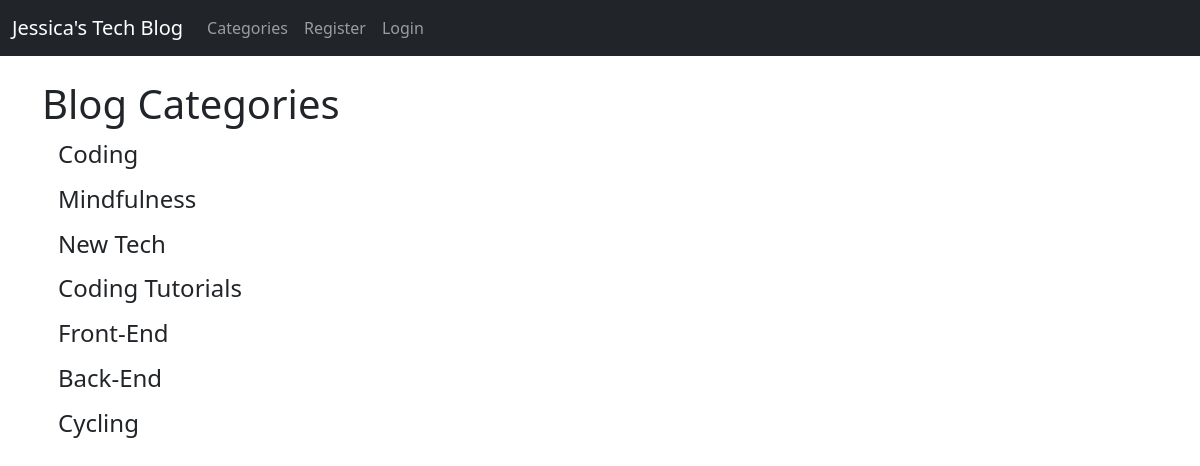
The page /category-list/ on the database as committed earlier.
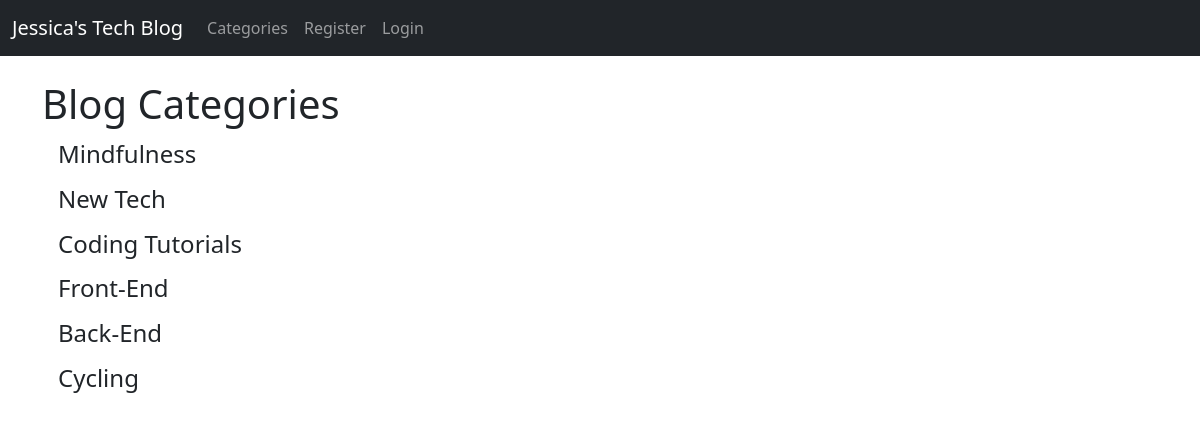
The same page on the database as committed later.
### blogsite/models.py (models this page shows, shortened)
class Category(models.Model):
    name = models.CharField(max_length=255)
    def __str__(self):
        return self.name

### blogsite/views.py (the view)
# urls.py: path('category-list/', CategoryListView, name='category-list'),
def CategoryListView(request):
    cat_menu_list = Category.objects.all()
    return render(request, 'category_list.html', {'cat_menu_list':cat_menu_list})

### blogsite/templates/category_list.html (shortened to what this page needs)
{% extends 'base.html' %}
{% block content %}
    <h1>Blog Categories</h1>
        {% for item in cat_menu_list %}
            <h4><a class="dropdown-item" href="{% url 'category' item|slugify %}">{{ item }}</a></h4>
        {% endfor %}
{% endblock %}

Rows that differ between the two databases and show on the page:
removed Category: name "Coding"
